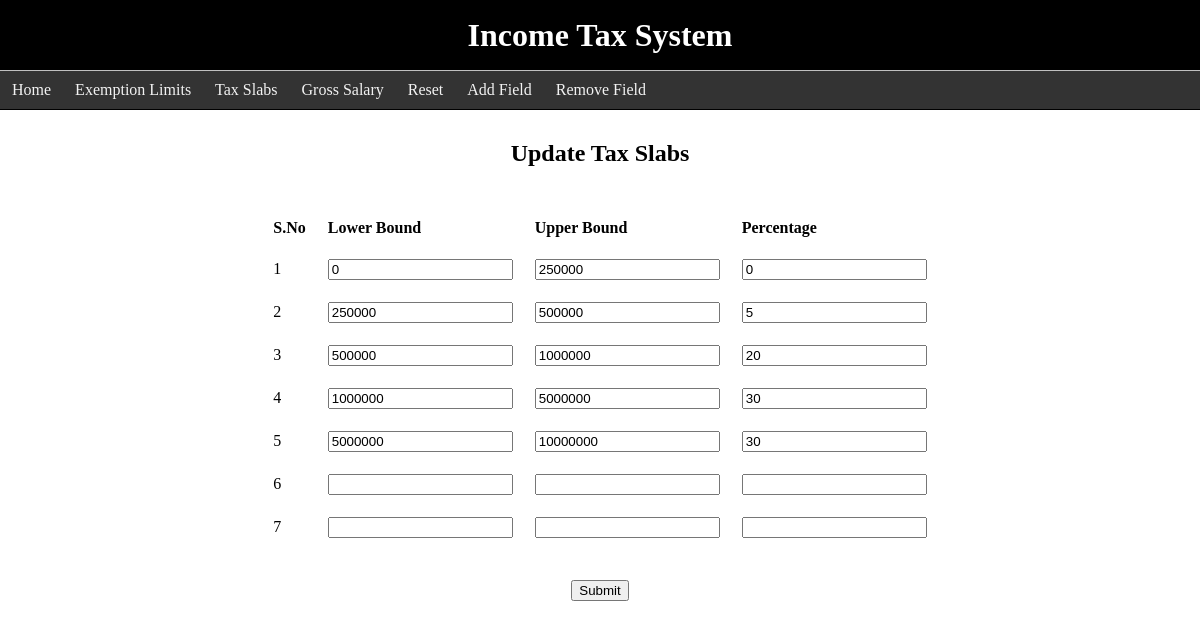
The app's page /tax_slabs.php with its own data.
### tables this page shows
CREATE TABLE `Tax_slabs` (
  `lower_boundary` int(11) NOT NULL,
  `upper_boundary` int(11) NOT NULL,
  `percent` int(11) NOT NULL
);

### tax_slabs.php (the view, shortened to what this page needs)
<!DOCTYPE html>
<head>
</head>
<html>
<body>
	<div class='heading'>
		<h1>Income Tax System</h1>
		<div class="topnav">
			<a onclick="gotoHome();">Home</a>
  			<a onclick="gotoLimit();">Exemption Limits</a>
  			<a onclick="gotoSlabs();">Tax Slabs</a>
  			<a onclick="gotoSalary();">Gross Salary</a>
  			<a onclick="gotoReset();">Reset</a>
  			<a onclick="gotoAddField();">Add Field</a>
  			<a onclick="gotoRemoveField();">Remove Field</a>
		</div>
	</div>
	<div class="contents">
		<center>
		<h2>Update Tax Slabs</h2>
		<form action="submit_slabs.php" method="POST" onsubmit="return validate()">
		<table>
			<tr>
				<th>S.No</th>
				<th>Lower Bound</th>
				<th>Upper Bound</th>
				<th>Percentage</th>
			</tr>
		<?php
			$conn = OpenCon();
			$get_slabs = "select * from Tax_slabs";
			$slabs = mysqli_query($conn,$get_slabs);
			$s_no = 1;
			$cnt = 0;
			$percent_name = array("slab_1","slab_2","slab_3","slab_4","slab_5","slab_6","slab_7");
			$lb_name = array("lbslab_1","lbslab_2","lbslab_3","lbslab_4","lbslab_5","lbslab_6","lbslab_7");
			$ub_name = array("ubslab_1","ubslab_2","ubslab_3","ubslab_4","ubslab_5","ubslab_6","ubslab_7");
			while ($result = mysqli_fetch_array($slabs)) {
   				echo"<tr>";
   					echo "<td>" . $s_no . "</td>";
   					echo "<td> <input type='number' name='" . $lb_name{$cnt} . "' min='0' value='". $result['lower_boundary'] ."'> </td>";
   					echo "<td> <input type='number' name='" . $ub_name{$cnt} . "' min='0' value='". $result['upper_boundary'] ."'> </td>";
   					echo "<td> <input type='number' name='" . $percent_name{$cnt} . "' min='0' value='". $result['percent'] ."'> </td>";
   				echo"</tr>";
   				$cnt++;
   				$s_no++;
			}
			while($s_no < 8) {
				echo"<tr>";
   					echo "<td>" . $s_no . "</td>";
   					echo "<td> <input type='number' name='" . $lb_name{$cnt} . "' min='0' value='". $result['lower_boundary'] ."'> </td>";
   					echo "<td> <input type='number' name='" . $ub_name{$cnt} . "' min='0' value='". $result['upper_boundary'] ."'> </td>";
   					echo "<td> <input type='number' name='" . $percent_name{$cnt} . "' min='0' value='". $result['percent'] ."'> </td>";
   				echo"</tr>";
   				$s_no++;
   				$cnt++;
			}
		?>
		</table>
		<input type="submit" value="Submit" style="margin-top:20px;margin-bottom:40px;">
		</form>
	</center>
</body>
</html>

### tax_slabs.php (style rules this page uses)
html { overflow-y: scroll; }
body { margin: 0; padding: 0; font-size: 16; }
td, th { margin: 20px; padding: 10px; text-align: left; }
table { padding: 10px; }
form { padding: 10px; margin-top: 10px; margin-bottom: 100px; }
.heading { top: 0; left: 0; right: 0; height: 70px; width: 100%; background: black; color: white; padding: 0; position: fixed; }
h1 { margin: 0; text-align: center; line-height: 70px; }
h2 { margin-top: 0; }
.topnav { border-top: 1px solid silver; border-bottom: 1px solid black; background-color: #333; overflow: hidden; padding: 0; }
.topnav a { float: left; color: #f2f2f2; text-align: center; padding: 10px 12px; text-decoration: none; }
.contents { margin-top: 140px; }

### records on screen
tax_slabs: lbslab_1 "0", ubslab_1 "250000", slab_1 "0"
tax_slabs: lbslab_2 "250000", ubslab_2 "500000", slab_2 "5"
tax_slabs: lbslab_3 "500000", ubslab_3 "1000000", slab_3 "20"
tax_slabs: lbslab_4 "1000000", ubslab_4 "5000000", slab_4 "30"
tax_slabs: lbslab_5 "5000000", ubslab_5 "10000000", slab_5 "30"
